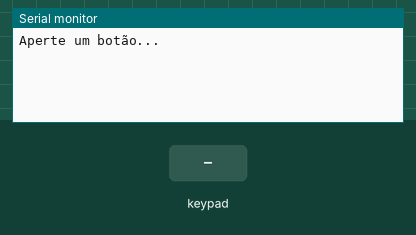
A program run on a simulated ESP32. On the bench: the last lines printed to the serial monitor. The inputs (shaded band) are chosen by the test bench.

Above: at 1.2 s.
1.3 s: key '1' pressed
At 2.1 s:
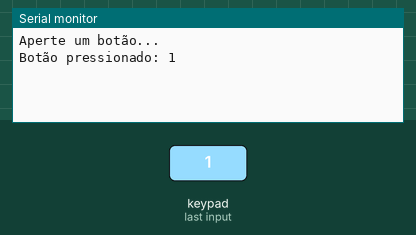
2.8 s: keypad keys 2 3 2 2 2 1 1 9 # pressed 0.4 s apart
At 6.6 s:
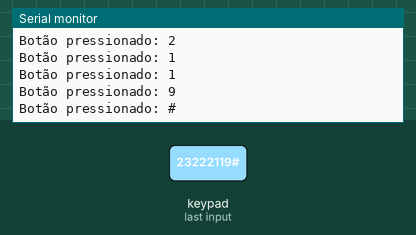
7.9 s: key '*' pressed
At 9.1 s:
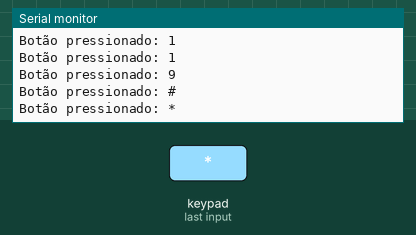
9.4 s: key '$' pressed
At 10.4 s:
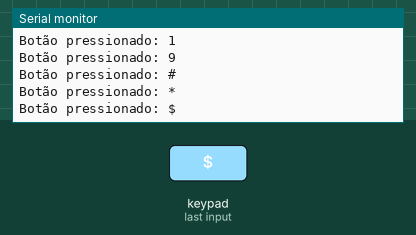
10.9 s: key '%' pressed
At 11.8 s:
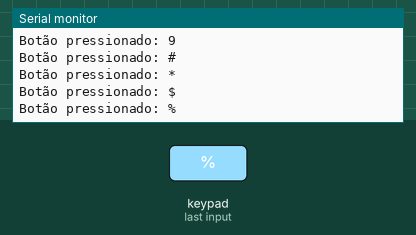
12.4 s: key '@' pressed
At 12.8 s:
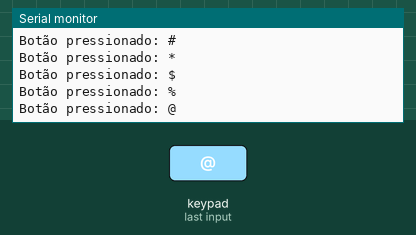
Timing chart, 0 to 14.9 s (numbered marks = the images above; inputs shaded):
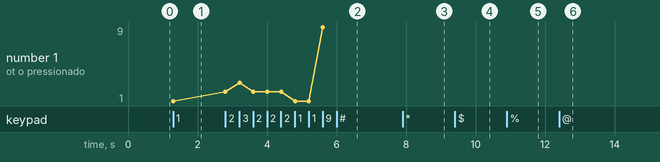

The program:

main.cpp
```cpp
#include <Keypad.h> //Biblioteca para uso de teclados matriciais

const byte numLinhas = 4; //Quantidade de linhas do teclado
const byte numColunas = 4; //Quantidade de colunas do teclado

//Matriz de caracteres referente aos botões do teclado
char teclasMatriz[numLinhas][numColunas] = {
  {'1', '2', '3', '4'},
  {'5', '6', '7', '8'},
  {'9', '0', '*', '+'},
  {'#', '$', '%', '@'}
};

byte pinosLinhas[numLinhas] = {23, 22, 21, 19}; //Pinos das linhas
byte pinosColunas[numColunas] = {18, 5, 13, 12}; //Pinos das Colunas

//Cria um objeto do tipo Keypad
Keypad meuteclado = Keypad(makeKeymap(teclasMatriz), pinosLinhas, pinosColunas, numLinhas, numColunas);

void setup() {
  Serial.begin(9600); //Inicia a comunicação serial
  Serial.println("Aperte um botão..."); //Imprime mensagem no monitor serial
}

void loop() {
  char pressionado = meuteclado.getKey(); ///Verifica se alguma tecla foi pressionada

  if (pressionado) { //Se alguma tecla foi pressionada
    Serial.print("Botão pressionado: "); //Imprime mensagem no monitor serial
    Serial.println(pressionado); //Imprime tecla pressionada
  }
}
```

Measured:
- after the input at 1.3 s, the serial monitor: prints a new line at once (image 1)
- after the input at 2.8 s, the serial monitor: prints a new line at once (image 2)
- after the input at 7.9 s, the serial monitor: prints a new line at once (image 3)
- after the input at 9.4 s, the serial monitor: prints a new line at once (image 4)
- after the input at 10.9 s, the serial monitor: prints a new line at once (image 5)
- after the input at 12.4 s, the serial monitor: prints a new line at once (image 6)
- plotted number 1: 1 → 9 after the input at 2.8 s
